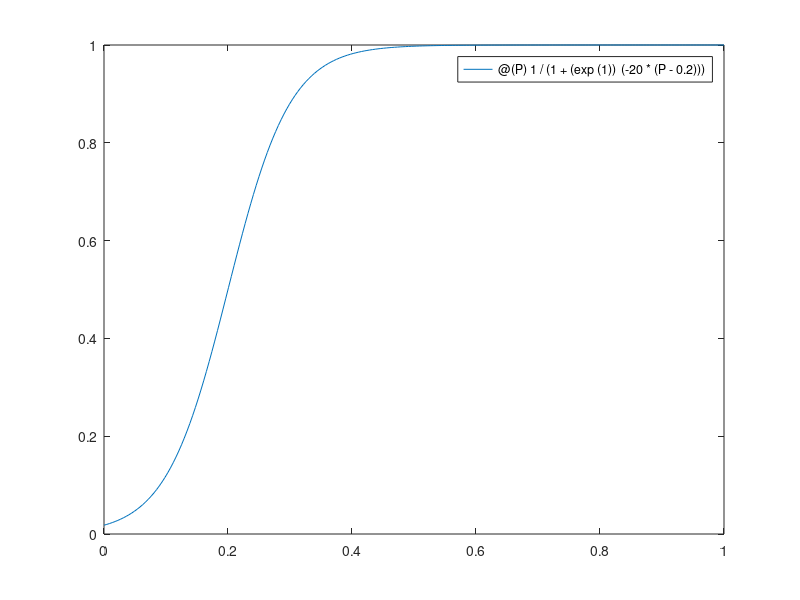

Source code (MATLAB): (Note: this script raises an error after producing the figure.)
%% Q2 - fsolve command

% Q 2a - oxygen saturation

% equation for oxygen saturation
S = @(P) 1 / (1 + (exp(1))^(-20 * (P - 0.2)));
figure
% fplot is useful for plotting functions, arguments are: the function and
% also second arg is a range over which the function should be applied
fplot(S,[0 1])



%2b
res = @(P) Sg - (1 / (1 + (exp(1))^(-20 * (P - 0.2))));

%2c
Sg = 0.1;
result = fsolve(res,0);